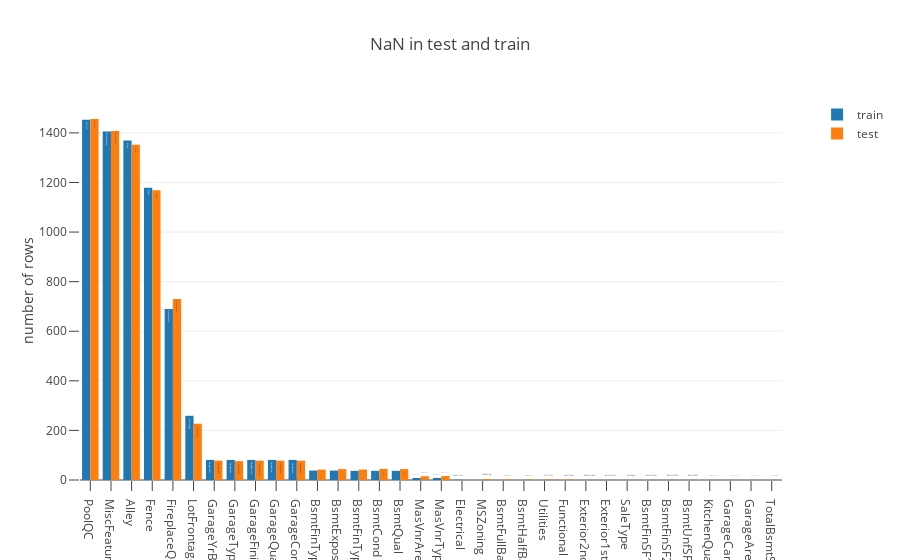

This figure's notebook cell:
### Markdown cell above
**Barchart: NaN in test and train**

### Code cell
trace1 = go.Bar(x = train_null.index, 
                y = train_null['missing'],
                name='train', 
                text = train_null.index)

trace2 = go.Bar(x = test_null.index, 
                y = test_null['missing'],
                name='test', 
                text = test_null.index)

data = [trace1, trace2]

layout = dict(title = 'NaN in test and train', 
              xaxis=dict(ticklen=10, zeroline= False),
              yaxis=dict(title = 'number of rows', side='left', ticklen=10),                                  
              legend=dict(orientation='v', x=1.05, y=1.0),
              autosize=True,
              barmode='group'
              )

fig = dict(data = data, layout = layout)
iplot(fig)

### Figure 1 — Plotly figure (JSON) as saved in the notebook; plotly's stock layout.template omitted (floating-point values rounded to 4 significant figures)
{"data": [{"name": "train", "text": ["PoolQC", "MiscFeature", "Alley", "Fence", "FireplaceQu", "LotFrontage", "GarageYrBlt", "GarageType", "GarageFinish", "GarageQual", "GarageCond", "BsmtFinType2", "BsmtExposure", "BsmtFinType1", "BsmtCond", "BsmtQual", "MasVnrArea", "MasVnrType", "Electrical"], "type": "bar", "uid": "8d7764b1-eb4a-4bb0-aac7-ab0db77363a6", "x": ["PoolQC", "MiscFeature", "Alley", "Fence", "FireplaceQu", "LotFrontage", "GarageYrBlt", "GarageType", "GarageFinish", "GarageQual", "GarageCond", "BsmtFinType2", "BsmtExposure", "BsmtFinType1", "BsmtCond", "BsmtQual", "MasVnrArea", "MasVnrType", "Electrical"], "y": [1453, 1406, 1369, 1179, 690, 259, 81, 81, 81, 81, 81, 38, 38, 37, 37, 37, 8, 8, 1]}, {"name": "test", "text": ["PoolQC", "MiscFeature", "Alley", "Fence", "FireplaceQu", "LotFrontage", "GarageYrBlt", "GarageCond", "GarageQual", "GarageFinish", "GarageType", "BsmtCond", "BsmtExposure", "BsmtQual", "BsmtFinType1", "BsmtFinType2", "MasVnrType", "MasVnrArea", "MSZoning", "BsmtFullBath", "BsmtHalfBath", "Utilities", "Functional", "Exterior2nd", "Exterior1st", "SaleType", "BsmtFinSF1", "BsmtFinSF2", "BsmtUnfSF", "KitchenQual", "GarageCars", "GarageArea", "TotalBsmtSF"], "type": "bar", "uid": "01409021-fa68-47b5-8099-aeeb1cf5f9e1", "x": ["PoolQC", "MiscFeature", "Alley", "Fence", "FireplaceQu", "LotFrontage", "GarageYrBlt", "GarageCond", "GarageQual", "GarageFinish", "GarageType", "BsmtCond", "BsmtExposure", "BsmtQual", "BsmtFinType1", "BsmtFinType2", "MasVnrType", "MasVnrArea", "MSZoning", "BsmtFullBath", "BsmtHalfBath", "Utilities", "Functional", "Exterior2nd", "Exterior1st", "SaleType", "BsmtFinSF1", "BsmtFinSF2", "BsmtUnfSF", "KitchenQual", "GarageCars", "GarageArea", "TotalBsmtSF"], "y": [1456, 1408, 1352, 1169, 730, 227, 78, 78, 78, 78, 76, 45, 44, 44, 42, 42, 16, 15, 4, 2, 2, 2, 2, 1, 1, 1, 1, 1, 1, 1, 1, 1, 1]}], "layout": {"autosize": true, "barmode": "group", "legend": {"orientation": "v", "x": 1.05, "y": 1}, "title": {"text": "NaN in test and train"}, "xaxis": {"ticklen": 10, "zeroline": false}, "yaxis": {"side": "left", "ticklen": 10, "title": {"text": "number of rows"}}}}
